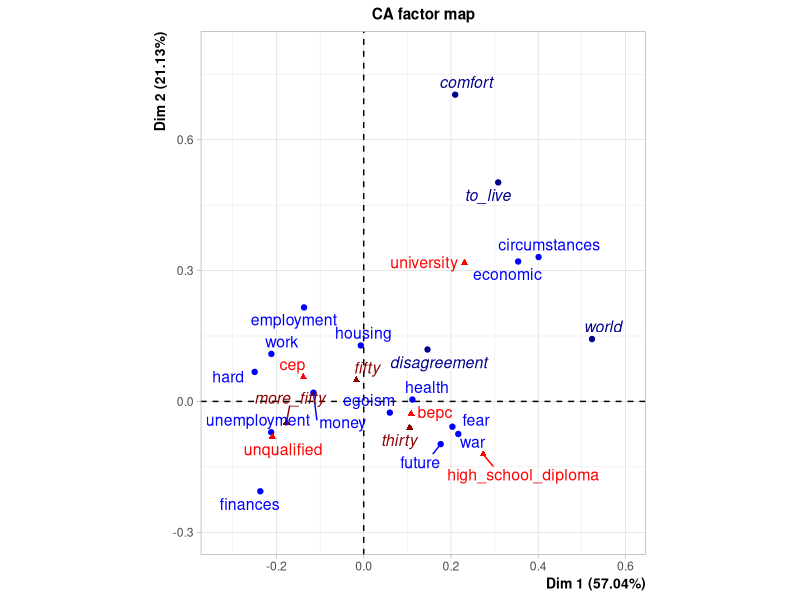
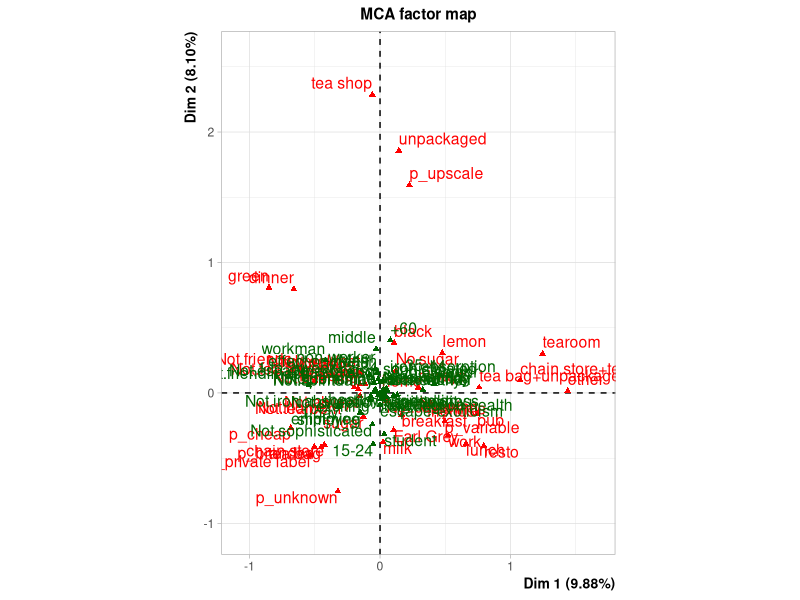
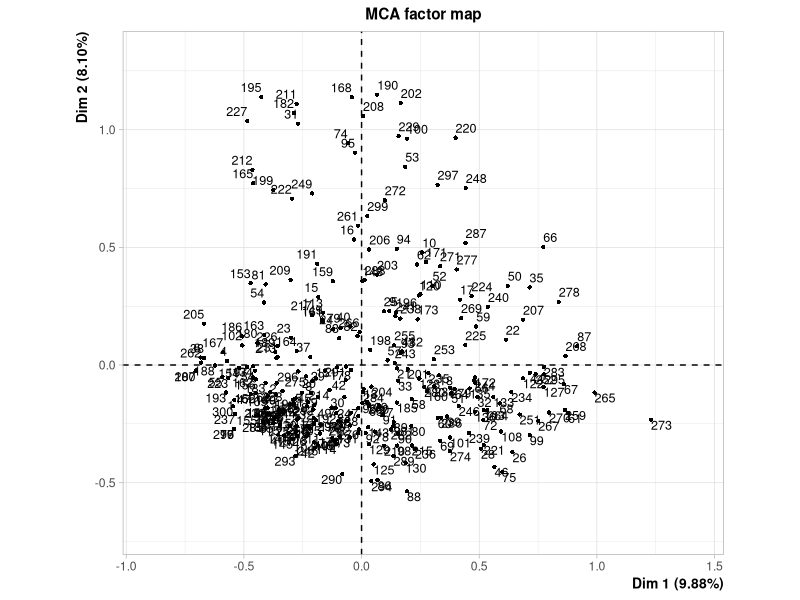
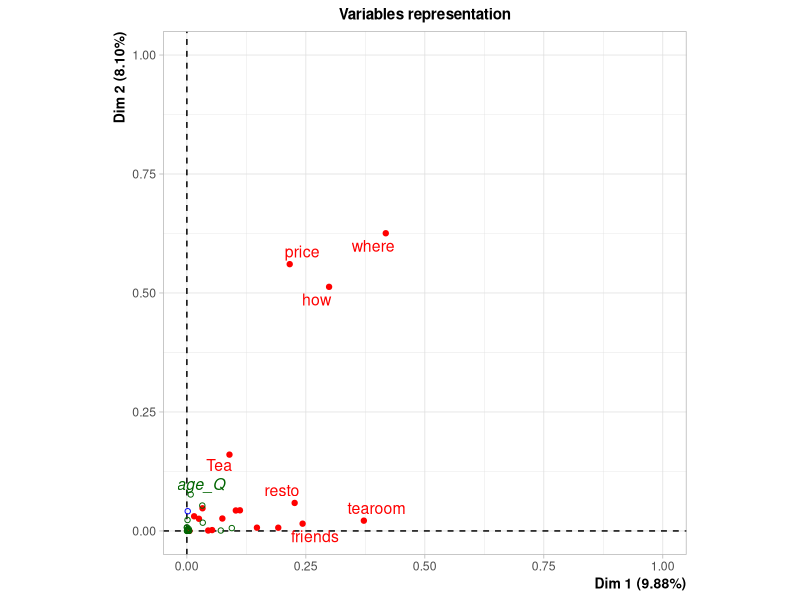
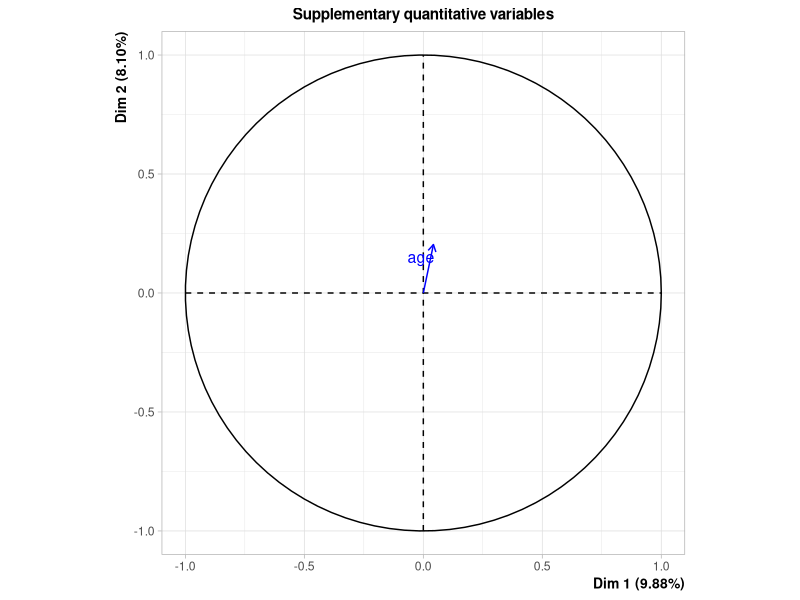
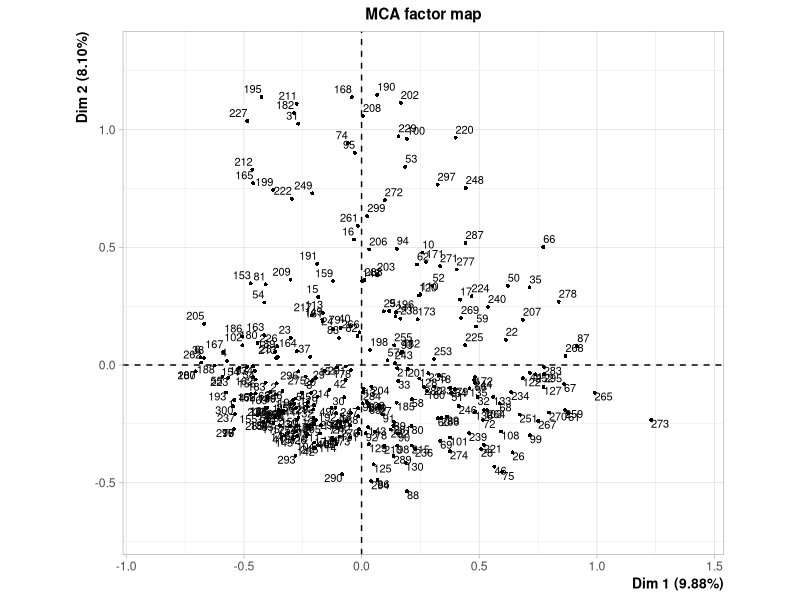

R code for these plots, in order:
## ---- chunk 1
knitr::opts_chunk$set(echo = TRUE)
## ---- chunk 2
# install.packages("FactoMineR")
library("FactoMineR")

data("children")
res.ca <- CA(children, col.sup = 6:8, row.sup = 15:18)
## ---- chunk 3
library(FactoMineR)
data(tea)
res.mca <- MCA(tea,quanti.sup=19,
               quali.sup=20:36)
summary(res.mca)
plot(res.mca,invisible=c("var","quali.sup","quanti.sup"),cex=0.7)
